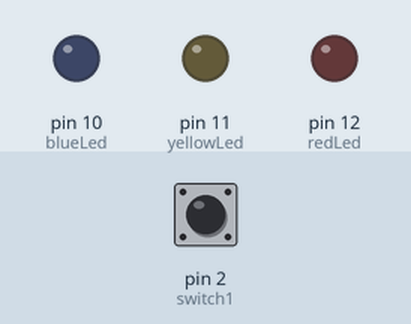
This sketch was run on a simulated Arduino Uno, built with avr-gcc and run on an emulated ATmega328P. Shown: output pins drawn as LEDs (lit = HIGH). Inputs (shaded band) come from the test bench; at power-on: pin 2 (switch1) LOW.

Above: at 1.2 s.
1.3 s: pin 2 (switch1) pulled HIGH for 3.2 s
At 2.5 s:
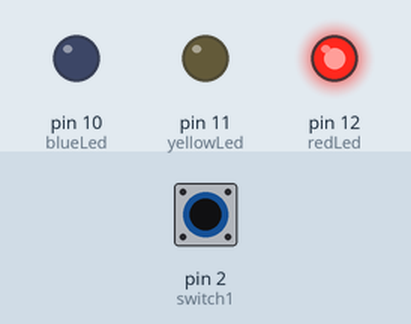
6.8 s: pin 2 (switch1) pulled HIGH for 0.15 s
At 7.8 s:
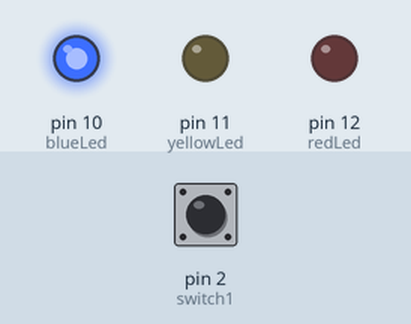
9.9 s: pin 2 (switch1) pulled HIGH for 1 s
At 10.2 s:
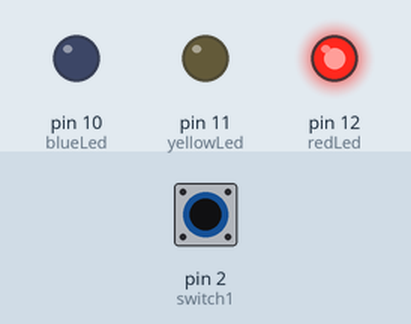
Timing chart, 0 to 13.4 s (numbered marks = the images above; inputs shaded):
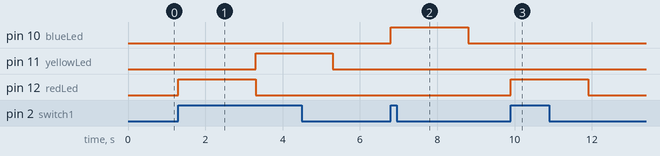

Measured:
- after the input at 1.3 s, pin 11 (yellowLed): LOW → HIGH after 2.0 s, → LOW 2.0 s later; pin 12 (redLed): LOW → HIGH at once, → LOW 2.0 s later
- after the input at 6.8 s, pin 10 (blueLed): LOW → HIGH at once, → LOW 2.0 s later
- after the input at 9.9 s, pin 12 (redLed): LOW → HIGH at once, → LOW 2.0 s later

The sketch:

arduinoTrafficLights.ino
```cpp
//Traffic Lights

int redLed = 12;
int yellowLed = 11;
int blueLed = 10;
int switch1 = 2;
char activeLed = 'B';

void setup() {

pinMode(redLed, OUTPUT);
pinMode(yellowLed, OUTPUT);
pinMode(blueLed, OUTPUT);
pinMode(switch1, INPUT);

}

void trafficLightLogic(){
  if (activeLed == 'R'){
    digitalWrite(yellowLed, HIGH);
    digitalWrite(redLed, LOW);
    activeLed = 'Y';
  }
  else if (activeLed == 'Y'){
    digitalWrite(blueLed, HIGH);
    digitalWrite(yellowLed, LOW);
    activeLed = 'B';
  }

  else {
    digitalWrite(redLed, HIGH);
    digitalWrite(blueLed, LOW);
    activeLed = 'R';
  }
 delay(2000);
}

void loop() {

if (digitalRead(switch1) == 1) {
trafficLightLogic();
}
else{
  //All lights off
  digitalWrite(redLed, LOW);
  digitalWrite(yellowLed, LOW);
  digitalWrite(blueLed, LOW);
}
}
```
